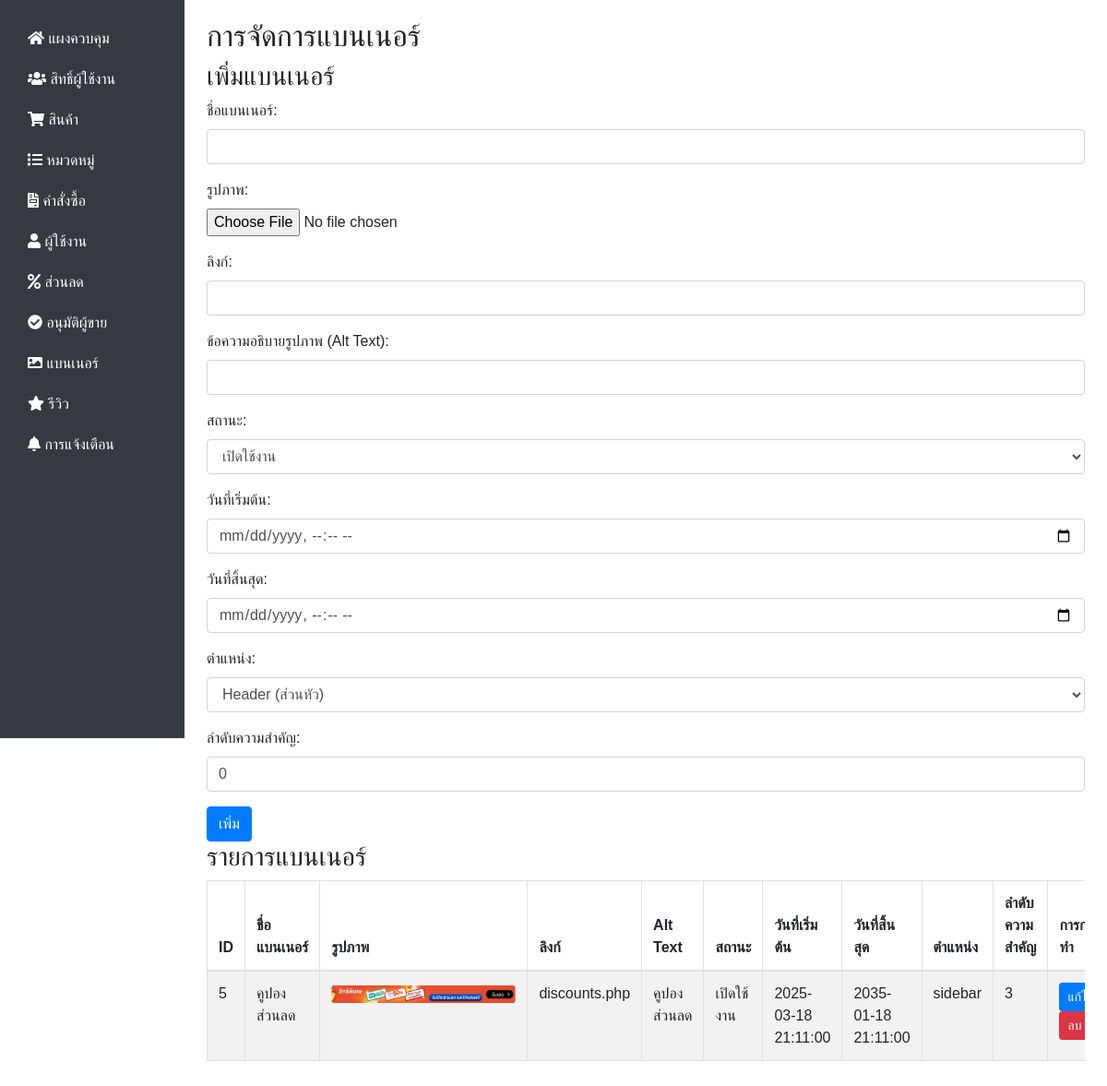
/Admin_dashboard/banners.php (signed in), run on the app's committed database.
### tables this page shows
CREATE TABLE `banners` (
  `id` int(11) NOT NULL,
  `image` varchar(255) NOT NULL,
  `link` varchar(255) NOT NULL,
  `title` varchar(255) NOT NULL,
  `is_active` tinyint(1) NOT NULL DEFAULT 1,
  `start_date` datetime DEFAULT NULL,
  `end_date` datetime DEFAULT NULL,
  `position` enum('header','sidebar','footer','อื่นๆ') DEFAULT 'header',
  `priority` int(11) DEFAULT 0,
  `alt_text` varchar(255) DEFAULT NULL
);

### Admin_dashboard/banners.php (the view, shortened to what this page needs)
<?php
require_once 'db_config.php';
$target_dir = "../uploads/แบนเนอร์/";
$sql = "SELECT * FROM banners";
$result = $conn->query($sql);
?>
    <!DOCTYPE html>
    <html lang="th">
    <head>
        <link rel="stylesheet" href="https://stackpath.bootstrapcdn.com/bootstrap/4.5.2/css/bootstrap.min.css">
        <link rel="stylesheet" href="https://cdnjs.cloudflare.com/ajax/libs/font-awesome/5.15.4/css/all.min.css">
    </head>
    <body>
    <div class="container-fluid">
        <div class="row">
            <nav id="sidebar" class="col-md-3 col-lg-2 d-md-block sidebar">
                <?php include 'sidebar.php'; ?>
            </nav>
            <main role="main" class="col-md-9 ml-sm-auto col-lg-10 px-md-4 content">
                <h2>การจัดการแบนเนอร์</h2>
                <h3>เพิ่มแบนเนอร์</h3>
                <form method="post" enctype="multipart/form-data">
                    <div class="form-group">
                        <label for="title">ชื่อแบนเนอร์:</label>
                        <input type="text" class="form-control" id="title" name="title" required>
                    </div>
                    <div class="form-group">
                        <label for="image">รูปภาพ:</label>
                        <input type="file" class="form-control-file" id="image" name="image" required>
                    </div>
                    <div class="form-group">
                        <label for="link">ลิงก์:</label>
                        <input type="text" class="form-control" id="link" name="link" required>
                    </div>
                    <div class="form-group">
                        <label for="alt_text">ข้อความอธิบายรูปภาพ (Alt Text):</label>
                        <input type="text" class="form-control" id="alt_text" name="alt_text">
                    </div>
                    <div class="form-group">
                        <label for="is_active">สถานะ:</label>
                        <select class="form-control" id="is_active" name="is_active">
                            <option value="1">เปิดใช้งาน</option>
                        </select>
                    </div>
                    <div class="form-group">
                        <label for="start_date">วันที่เริ่มต้น:</label>
                        <input type="datetime-local" class="form-control" id="start_date" name="start_date" >
                    </div>
                    <div class="form-group">
                        <label for="end_date">วันที่สิ้นสุด:</label>
                        <input type="datetime-local" class="form-control" id="end_date" name="end_date" >
                    </div>
                    <div class="form-group">
                        <label for="position">ตำแหน่ง:</label>
                        <select class="form-control" id="position" name="position">
                            <option value="header">Header (ส่วนหัว)</option>
                        </select>
                    </div>
                    <div class="form-group">
                        <label for="priority">ลำดับความสำคัญ:</label>
                        <input type="number" class="form-control" id="priority" name="priority" value="0">
                    </div>
                    <button type="submit" class="btn btn-primary" name="add">เพิ่ม</button>
                </form>
                <h3>รายการแบนเนอร์</h3>
                <div class="table-responsive">
                    <table class="table table-striped table-bordered">
                        <thead>
                        <tr>
                            <th>ID</th>
                            <th>ชื่อแบนเนอร์</th>
                            <th>รูปภาพ</th>
                            <th>ลิงก์</th>
                            <th>Alt Text</th>
                            <th>สถานะ</th>
                            <th>วันที่เริ่มต้น</th>
                            <th>วันที่สิ้นสุด</th>
                            <th>ตำแหน่ง</th>
                            <th>ลำดับความสำคัญ</th>
                            <th>การกระทำ</th>
                        </tr>
                        </thead>
                        <tbody>
                        <?php
                        if ($result->num_rows > 0) {
                            while($row = $result->fetch_assoc()) {
                                $image_path = (!empty($row["image"])) ? $target_dir . $row["image"] : "path/to/default.jpg";
                                echo "<tr>";
                                echo "<td>" . $row["id"]. "</td>";
                                echo "<td>" . htmlspecialchars($row["title"]). "</td>";
                                echo "<td><img src='" . $image_path . "' width='200'></td>";
                                echo "<td>" . htmlspecialchars($row["link"]). "</td>";
                                echo "<td>" . htmlspecialchars($row["alt_text"]). "</td>";
                                echo "<td>" . ($row["is_active"] == 1 ? 'เปิดใช้งาน' : 'ปิดใช้งาน') . "</td>";
                                $start_date = htmlspecialchars($row["start_date"]);
                                $end_date = htmlspecialchars($row["end_date"]);
                                echo "<td>" . $start_date. "</td>";
                                echo "<td>" .  $end_date. "</td>";
                                echo "<td>" . htmlspecialchars($row["position"]). "</td>";
                                echo "<td>" . htmlspecialchars($row["priority"]). "</td>";
                                echo "<td>
                                    <button type='button' class='btn btn-sm btn-primary' data-toggle='modal' data-target='#editBannerModal" . $row["id"] . "'>แก้ไข</button>
                                    <form method='post' style='display:inline;' onsubmit='return confirm(\"คุณแน่ใจหรือไม่ว่าต้องการลบแบนเนอร์นี้?\");'>
                                        <input type='hidden' name='id' value='" . $row["id"] . "'>
                                        <button type='submit' class='btn btn-sm btn-danger' name='delete'>ลบ</button>
                                    </form>
                                  </td>";
                                echo "</tr>";
                                ?>
                                <?php
                            }
                        } else {
                            echo "<tr><td colspan='11'>ไม่พบแบนเนอร์</td></tr>";
                        }
                        ?>
                        </tbody>
                    </table>
                </div>
            </main>
        </div>
    </div>
    </body>
    </html>

### Admin_dashboard/banners.php (style rules this page uses)
body { font-family: 'Arial', sans-serif; }
.sidebar { height: 100vh; background-color: #343a40; color: white; padding-top: 20px; }
.content { padding: 20px; }

### data on the page
banners: id "5", title "คูปองส่วนลด", image (picture), link "discounts.php", alt_text "คูปองส่วนลด", is_active "เปิดใช้งาน", start_date "2025-03-18 21:11:00", end_date "2035-01-18 21:11:00", position "sidebar", priority "3"
